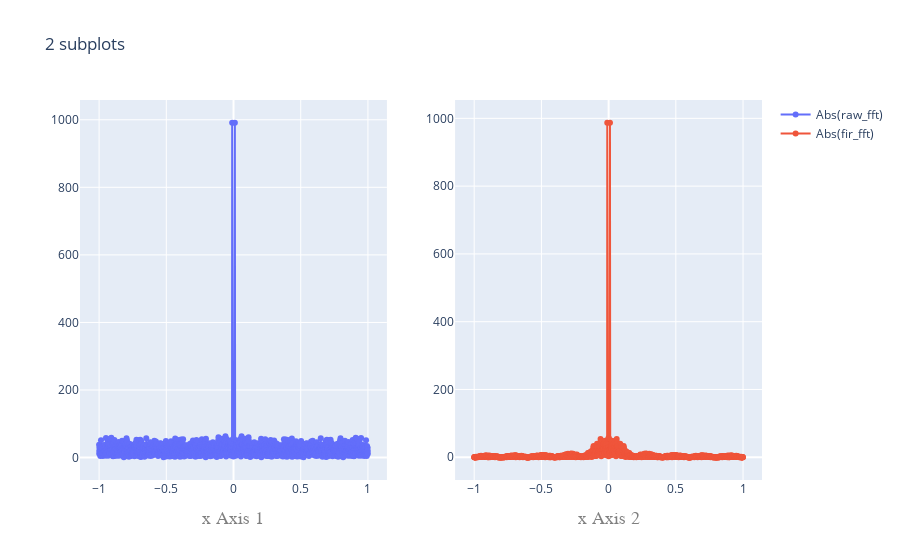

The notebook cell saved with this chart:
### Code cell
import plotly
import scipy.fftpack as fftpack

freq = npy.fft.fftfreq(len(raw_data), dt)
freqshift = npy.fft.fftshift(freq)

raw_fft = fftpack.fft(raw_data)
fir_fft = fftpack.fft(fir_data)

raw_fftshift = fftpack.fftshift(raw_fft)
fir_fftshift = fftpack.fftshift(fir_fft)

trace1 = go.Scatter(
    x=freqshift,
    y=abs(raw_fftshift),
    mode = 'lines+markers',
    name='Abs(raw_fft)'
)

trace2 = go.Scatter(
    x=freqshift,
    y=abs(fir_fftshift),
    mode = 'lines+markers',
    name='Abs(fir_fft)'
)

fig = plotly.subplots.make_subplots(rows=1, cols=2)
fig.append_trace(trace1, 1, 1)
fig.append_trace(trace2, 1, 2)

fig['layout'].update(title='2 subplots')

fig['layout'].update(    
    xaxis1=dict(   
        title='x Axis 1',
        titlefont=dict(
            family='Courier New, monospace',   #police
            size=18,
            color='#7f7f7f'                    #couleur du texte
        )),
    xaxis2=dict(
        title='x Axis 2',
        titlefont=dict(
            family='Courier New, monospace',
            size=18,
            color='#7f7f7f'
        ))
                    
                    )

py.iplot(fig)

### Figure 1 — Plotly figure (JSON) as saved in the notebook; plotly's stock layout.template omitted (floating-point values rounded to 4 significant figures; data arrays with more than 128 entries replaced by an {"elided": "..."} marker saying what was removed)
{"data": [{"mode": "lines+markers", "name": "Abs(raw_fft)", "type": "scatter", "x": {"elided": "2000 float values"}, "xaxis": "x", "y": {"elided": "2000 float values"}, "yaxis": "y"}, {"mode": "lines+markers", "name": "Abs(fir_fft)", "type": "scatter", "x": {"elided": "2000 float values"}, "xaxis": "x2", "y": {"elided": "2000 float values"}, "yaxis": "y2"}], "layout": {"title": {"text": "2 subplots"}, "xaxis": {"anchor": "y", "domain": [0, 0.45], "title": {"font": {"color": "#7f7f7f", "family": "Courier New, monospace", "size": 18}, "text": "x Axis 1"}}, "xaxis2": {"anchor": "y2", "domain": [0.55, 1], "title": {"font": {"color": "#7f7f7f", "family": "Courier New, monospace", "size": 18}, "text": "x Axis 2"}}, "yaxis": {"anchor": "x", "domain": [0, 1]}, "yaxis2": {"anchor": "x2", "domain": [0, 1]}}}
